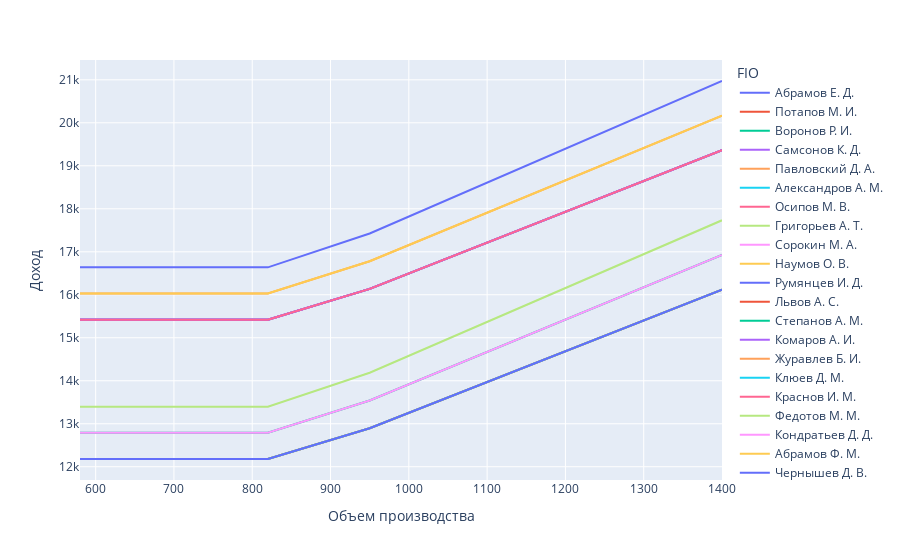

Here is the notebook cell this chart was saved with:
### Code cell
# рисуем интерактивную таблицу по уборщикам
fig = px.line(df_cleaners.sort_values(by ="Объем производства" ), x="Объем производства", y="Доход", color='FIO')
fig.show()

### Figure 1 — Plotly figure (JSON) as saved in the notebook; plotly's stock layout.template omitted (floating-point values rounded to 4 significant figures)
{"data": [{"hovertemplate": "FIO=Абрамов Е. Д.<br>Объем производства=%{x}<br>Доход=%{y}<extra></extra>", "legendgroup": "Абрамов Е. Д.", "line": {"color": "#636efa", "dash": "solid"}, "mode": "lines", "name": "Абрамов Е. Д.", "orientation": "v", "showlegend": true, "type": "scatter", "x": [580, 780, 790, 810, 820, 950, 1020, 1080, 1180, 1200, 1250, 1400], "xaxis": "x", "y": [16638, 16638, 16638, 16638, 16638, 17430.0, 17980.0, 18450.0, 19240.0, 19400.0, 19790.0, 20970.0], "yaxis": "y"}, {"hovertemplate": "FIO=Потапов М. И.<br>Объем производства=%{x}<br>Доход=%{y}<extra></extra>", "legendgroup": "Потапов М. И.", "line": {"color": "#EF553B", "dash": "solid"}, "mode": "lines", "name": "Потапов М. И.", "orientation": "v", "showlegend": true, "type": "scatter", "x": [580, 780, 790, 810, 820, 950, 1020, 1080, 1180, 1200, 1250, 1400], "xaxis": "x", "y": [15420, 15420, 15420, 15420, 15420, 16140.0, 16638, 17070.0, 17780.0, 17930.0, 18290.0, 19360.0], "yaxis": "y"}, {"hovertemplate": "FIO=Воронов Р. И.<br>Объем производства=%{x}<br>Доход=%{y}<extra></extra>", "legendgroup": "Воронов Р. И.", "line": {"color": "#00cc96", "dash": "solid"}, "mode": "lines", "name": "Воронов Р. И.", "orientation": "v", "showlegend": true, "type": "scatter", "x": [580, 780, 790, 810, 820, 950, 1020, 1080, 1180, 1200, 1250, 1400], "xaxis": "x", "y": [15420, 15420, 15420, 15420, 15420, 16140.0, 16638, 17070.0, 17780.0, 17930.0, 18290.0, 19360.0], "yaxis": "y"}, {"hovertemplate": "FIO=Самсонов К. Д.<br>Объем производства=%{x}<br>Доход=%{y}<extra></extra>", "legendgroup": "Самсонов К. Д.", "line": {"color": "#ab63fa", "dash": "solid"}, "mode": "lines", "name": "Самсонов К. Д.", "orientation": "v", "showlegend": true, "type": "scatter", "x": [580, 780, 790, 810, 820, 950, 1020, 1080, 1180, 1200, 1250, 1400], "xaxis": "x", "y": [15420, 15420, 15420, 15420, 15420, 16140.0, 16638, 17070.0, 17780.0, 17930.0, 18290.0, 19360.0], "yaxis": "y"}, {"hovertemplate": "FIO=Павловский Д. А.<br>Объем производства=%{x}<br>Доход=%{y}<extra></extra>", "legendgroup": "Павловский Д. А.", "line": {"color": "#FFA15A", "dash": "solid"}, "mode": "lines", "name": "Павловский Д. А.", "orientation": "v", "showlegend": true, "type": "scatter", "x": [580, 780, 790, 810, 820, 950, 1020, 1080, 1180, 1200, 1250, 1400], "xaxis": "x", "y": [16030.0, 16030.0, 16029, 16030.0, 16030.0, 16780.0, 17310.0, 17760.0, 18510.0, 18660.0, 19040.0, 20170.0], "yaxis": "y"}, {"hovertemplate": "FIO=Александров А. М.<br>Объем производства=%{x}<br>Доход=%{y}<extra></extra>", "legendgroup": "Александров А. М.", "line": {"color": "#19d3f3", "dash": "solid"}, "mode": "lines", "name": "Александров А. М.", "orientation": "v", "showlegend": true, "type": "scatter", "x": [580, 780, 790, 810, 820, 950, 1020, 1080, 1180, 1200, 1250, 1400], "xaxis": "x", "y": [15420, 15420, 15420, 15420, 15420, 16140.0, 16638, 17070.0, 17780.0, 17930.0, 18290.0, 19360.0], "yaxis": "y"}, {"hovertemplate": "FIO=Осипов М. В.<br>Объем производства=%{x}<br>Доход=%{y}<extra></extra>", "legendgroup": "Осипов М. В.", "line": {"color": "#FF6692", "dash": "solid"}, "mode": "lines", "name": "Осипов М. В.", "orientation": "v", "showlegend": true, "type": "scatter", "x": [580, 780, 790, 810, 820, 950, 1020, 1080, 1180, 1200, 1250, 1400], "xaxis": "x", "y": [15420, 15420, 15420, 15420, 15420, 16140.0, 16638, 17070.0, 17780.0, 17930.0, 18290.0, 19360.0], "yaxis": "y"}, {"hovertemplate": "FIO=Григорьев А. Т.<br>Объем производства=%{x}<br>Доход=%{y}<extra></extra>", "legendgroup": "Григорьев А. Т.", "line": {"color": "#B6E880", "dash": "solid"}, "mode": "lines", "name": "Григорьев А. Т.", "orientation": "v", "showlegend": true, "type": "scatter", "x": [580, 780, 790, 810, 820, 950, 1020, 1080, 1180, 1200, 1250, 1400], "xaxis": "x", "y": [12180, 12180, 12180, 12180, 12180, 12900.0, 13398, 13830.0, 14540.0, 14690.0, 15050.0, 16120.0], "yaxis": "y"}, {"hovertemplate": "FIO=Сорокин М. А.<br>Объем производства=%{x}<br>Доход=%{y}<extra></extra>", "legendgroup": "Сорокин М. А.", "line": {"color": "#FF97FF", "dash": "solid"}, "mode": "lines", "name": "Сорокин М. А.", "orientation": "v", "showlegend": true, "type": "scatter", "x": [580, 780, 790, 810, 820, 950, 1020, 1080, 1180, 1200, 1250, 1400], "xaxis": "x", "y": [15420, 15420, 15420, 15420, 15420, 16140.0, 16638, 17070.0, 17780.0, 17930.0, 18290.0, 19360.0], "yaxis": "y"}, {"hovertemplate": "FIO=Наумов О. В.<br>Объем производства=%{x}<br>Доход=%{y}<extra></extra>", "legendgroup": "Наумов О. В.", "line": {"color": "#FECB52", "dash": "solid"}, "mode": "lines", "name": "Наумов О. В.", "orientation": "v", "showlegend": true, "type": "scatter", "x": [580, 780, 790, 810, 820, 950, 1020, 1080, 1180, 1200, 1250, 1400], "xaxis": "x", "y": [12180, 12180, 12180, 12180, 12180, 12900.0, 13398, 13830.0, 14540.0, 14690.0, 15050.0, 16120.0], "yaxis": "y"}, {"hovertemplate": "FIO=Румянцев И. Д.<br>Объем производства=%{x}<br>Доход=%{y}<extra></extra>", "legendgroup": "Румянцев И. Д.", "line": {"color": "#636efa", "dash": "solid"}, "mode": "lines", "name": "Румянцев И. Д.", "orientation": "v", "showlegend": true, "type": "scatter", "x": [580, 780, 790, 810, 820, 950, 1020, 1080, 1180, 1200, 1250, 1400], "xaxis": "x", "y": [15420, 15420, 15420, 15420, 15420, 16140.0, 16638, 17070.0, 17780.0, 17930.0, 18290.0, 19360.0], "yaxis": "y"}, {"hovertemplate": "FIO=Львов А. С.<br>Объем производства=%{x}<br>Доход=%{y}<extra></extra>", "legendgroup": "Львов А. С.", "line": {"color": "#EF553B", "dash": "solid"}, "mode": "lines", "name": "Львов А. С.", "orientation": "v", "showlegend": true, "type": "scatter", "x": [580, 780, 790, 810, 820, 950, 1020, 1080, 1180, 1200, 1250, 1400], "xaxis": "x", "y": [12180, 12180, 12180, 12180, 12180, 12900.0, 13398, 13830.0, 14540.0, 14690.0, 15050.0, 16120.0], "yaxis": "y"}, {"hovertemplate": "FIO=Степанов А. М.<br>Объем производства=%{x}<br>Доход=%{y}<extra></extra>", "legendgroup": "Степанов А. М.", "line": {"color": "#00cc96", "dash": "solid"}, "mode": "lines", "name": "Степанов А. М.", "orientation": "v", "showlegend": true, "type": "scatter", "x": [580, 780, 790, 810, 820, 950, 1020, 1080, 1180, 1200, 1250, 1400], "xaxis": "x", "y": [12790.0, 12790.0, 12789, 12790.0, 12790.0, 13540.0, 14070.0, 14520.0, 15270.0, 15420.0, 15800.0, 16930.0], "yaxis": "y"}, {"hovertemplate": "FIO=Комаров А. И.<br>Объем производства=%{x}<br>Доход=%{y}<extra></extra>", "legendgroup": "Комаров А. И.", "line": {"color": "#ab63fa", "dash": "solid"}, "mode": "lines", "name": "Комаров А. И.", "orientation": "v", "showlegend": true, "type": "scatter", "x": [580, 780, 790, 810, 820, 950, 1020, 1080, 1180, 1200, 1250, 1400], "xaxis": "x", "y": [15420, 15420, 15420, 15420, 15420, 16140.0, 16638, 17070.0, 17780.0, 17930.0, 18290.0, 19360.0], "yaxis": "y"}, {"hovertemplate": "FIO=Журавлев Б. И.<br>Объем производства=%{x}<br>Доход=%{y}<extra></extra>", "legendgroup": "Журавлев Б. И.", "line": {"color": "#FFA15A", "dash": "solid"}, "mode": "lines", "name": "Журавлев Б. И.", "orientation": "v", "showlegend": true, "type": "scatter", "x": [580, 780, 790, 810, 820, 950, 1020, 1080, 1180, 1200, 1250, 1400], "xaxis": "x", "y": [12180, 12180, 12180, 12180, 12180, 12900.0, 13398, 13830.0, 14540.0, 14690.0, 15050.0, 16120.0], "yaxis": "y"}, {"hovertemplate": "FIO=Клюев Д. М.<br>Объем производства=%{x}<br>Доход=%{y}<extra></extra>", "legendgroup": "Клюев Д. М.", "line": {"color": "#19d3f3", "dash": "solid"}, "mode": "lines", "name": "Клюев Д. М.", "orientation": "v", "showlegend": true, "type": "scatter", "x": [580, 780, 790, 810, 820, 950, 1020, 1080, 1180, 1200, 1250, 1400], "xaxis": "x", "y": [12180, 12180, 12180, 12180, 12180, 12900.0, 13398, 13830.0, 14540.0, 14690.0, 15050.0, 16120.0], "yaxis": "y"}, {"hovertemplate": "FIO=Краснов И. М.<br>Объем производства=%{x}<br>Доход=%{y}<extra></extra>", "legendgroup": "Краснов И. М.", "line": {"color": "#FF6692", "dash": "solid"}, "mode": "lines", "name": "Краснов И. М.", "orientation": "v", "showlegend": true, "type": "scatter", "x": [580, 780, 790, 810, 820, 950, 1020, 1080, 1180, 1200, 1250, 1400], "xaxis": "x", "y": [15420, 15420, 15420, 15420, 15420, 16140.0, 16638, 17070.0, 17780.0, 17930.0, 18290.0, 19360.0], "yaxis": "y"}, {"hovertemplate": "FIO=Федотов М. М.<br>Объем производства=%{x}<br>Доход=%{y}<extra></extra>", "legendgroup": "Федотов М. М.", "line": {"color": "#B6E880", "dash": "solid"}, "mode": "lines", "name": "Федотов М. М.", "orientation": "v", "showlegend": true, "type": "scatter", "x": [580, 780, 790, 810, 820, 950, 1020, 1080, 1180, 1200, 1250, 1400], "xaxis": "x", "y": [13398, 13398, 13400.0, 13398, 13398, 14190.0, 14740.0, 15210.0, 16000.0, 16160.0, 16550.0, 17730.0], "yaxis": "y"}, {"hovertemplate": "FIO=Кондратьев Д. Д.<br>Объем производства=%{x}<br>Доход=%{y}<extra></extra>", "legendgroup": "Кондратьев Д. Д.", "line": {"color": "#FF97FF", "dash": "solid"}, "mode": "lines", "name": "Кондратьев Д. Д.", "orientation": "v", "showlegend": true, "type": "scatter", "x": [580, 780, 790, 810, 820, 950, 1020, 1080, 1180, 1200, 1250, 1400], "xaxis": "x", "y": [12790.0, 12790.0, 12789, 12790.0, 12790.0, 13540.0, 14070.0, 14520.0, 15270.0, 15420.0, 15800.0, 16930.0], "yaxis": "y"}, {"hovertemplate": "FIO=Абрамов Ф. М.<br>Объем производства=%{x}<br>Доход=%{y}<extra></extra>", "legendgroup": "Абрамов Ф. М.", "line": {"color": "#FECB52", "dash": "solid"}, "mode": "lines", "name": "Абрамов Ф. М.", "orientation": "v", "showlegend": true, "type": "scatter", "x": [580, 780, 790, 810, 820, 950, 1020, 1080, 1180, 1200, 1250, 1400], "xaxis": "x", "y": [16030.0, 16030.0, 16029, 16030.0, 16030.0, 16780.0, 17310.0, 17760.0, 18510.0, 18660.0, 19040.0, 20170.0], "yaxis": "y"}, {"hovertemplate": "FIO=Чернышев Д. В.<br>Объем производства=%{x}<br>Доход=%{y}<extra></extra>", "legendgroup": "Чернышев Д. В.", "line": {"color": "#636efa", "dash": "solid"}, "mode": "lines", "name": "Чернышев Д. В.", "orientation": "v", "showlegend": true, "type": "scatter", "x": [580, 780, 790, 810, 820, 950, 1020, 1080, 1180, 1200, 1250, 1400], "xaxis": "x", "y": [12180, 12180, 12180, 12180, 12180, 12900.0, 13398, 13830.0, 14540.0, 14690.0, 15050.0, 16120.0], "yaxis": "y"}], "layout": {"legend": {"title": {"text": "FIO"}, "tracegroupgap": 0}, "margin": {"t": 60}, "xaxis": {"anchor": "y", "domain": [0, 1], "title": {"text": "Объем производства"}}, "yaxis": {"anchor": "x", "domain": [0, 1], "title": {"text": "Доход"}}}}
